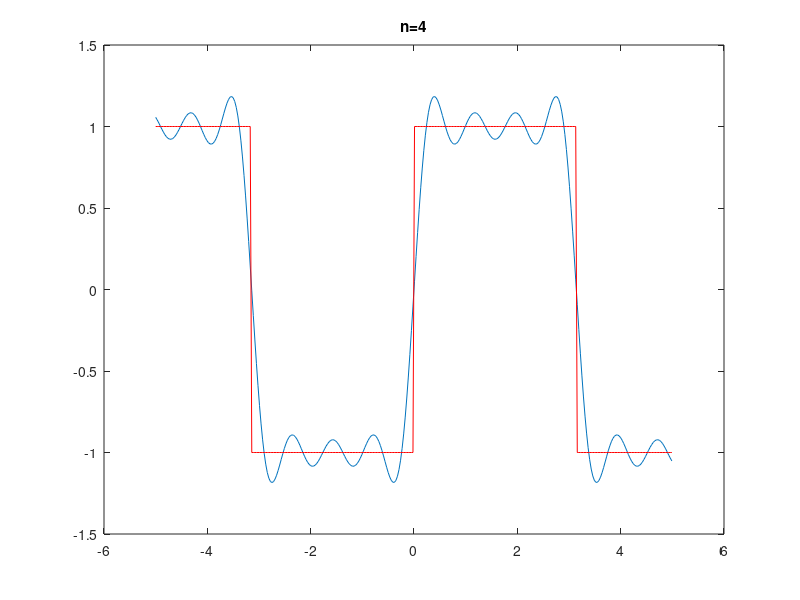

Write the MATLAB code that produced this figure.
clf;
xx=-5:0.03:5;
function ret=f(t)
   ret=(-1).^floor(t/pi);
end

function ret=psum(t,n)
   ret=zeros(size(t));
   for it=1:n
      ret=ret+sin((2*it-1)*t)/(2*it-1);
   end
   ret=4/pi*ret;
end
fig=figure(1);
%set(fig,'papertype','a4')
nf=1
for it=1:nf
   subplot(nf,1,it);
   plot(xx,psum(xx,4*it));
   hold on;
   plot(xx,f(xx),'r');
   title(sprintf('n=%d',4*it));
end

print('negyszog','-depsc') ;


